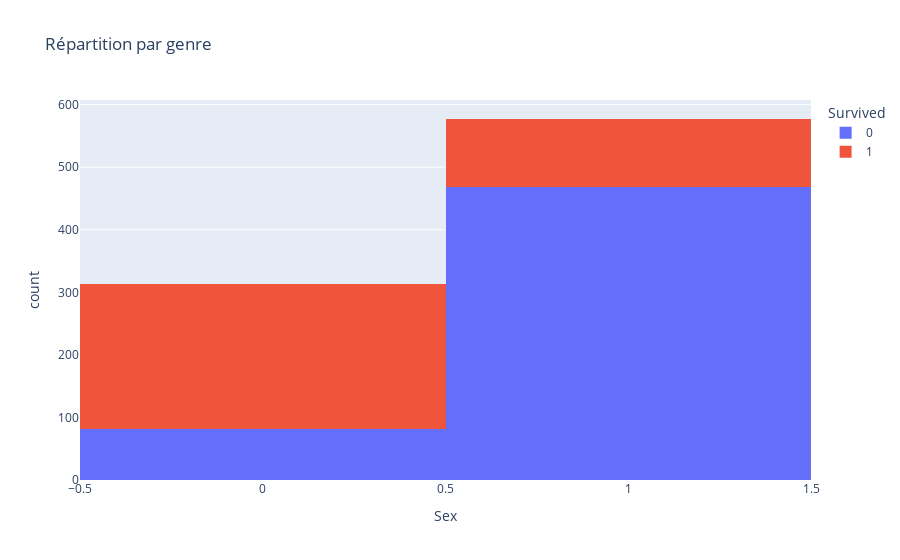

Write notebook code for a chart like this one.
### Markdown cell above
## <b>3/ Data Exploration</b>

### Code cell
fig = px.histogram(train, 
                   x='Sex', 
                   title="Répartition par genre",
                   color='Survived')
fig.show()

### Figure 1 — Plotly figure (JSON) as saved in the notebook; plotly's stock layout.template omitted (floating-point values rounded to 4 significant figures; data arrays with more than 128 entries replaced by an {"elided": "..."} marker saying what was removed)
{"data": [{"bingroup": "x", "hovertemplate": "Survived=0<br>Sex=%{x}<br>count=%{y}<extra></extra>", "legendgroup": "0", "marker": {"color": "#636efa", "pattern": {"shape": ""}}, "name": "0", "orientation": "v", "showlegend": true, "type": "histogram", "x": {"elided": "549 int values"}, "xaxis": "x", "yaxis": "y"}, {"bingroup": "x", "hovertemplate": "Survived=1<br>Sex=%{x}<br>count=%{y}<extra></extra>", "legendgroup": "1", "marker": {"color": "#EF553B", "pattern": {"shape": ""}}, "name": "1", "orientation": "v", "showlegend": true, "type": "histogram", "x": {"elided": "342 int values"}, "xaxis": "x", "yaxis": "y"}], "layout": {"barmode": "relative", "legend": {"title": {"text": "Survived"}, "tracegroupgap": 0}, "title": {"text": "Répartition par genre"}, "xaxis": {"anchor": "y", "domain": [0, 1], "title": {"text": "Sex"}}, "yaxis": {"anchor": "x", "domain": [0, 1], "title": {"text": "count"}}}}
